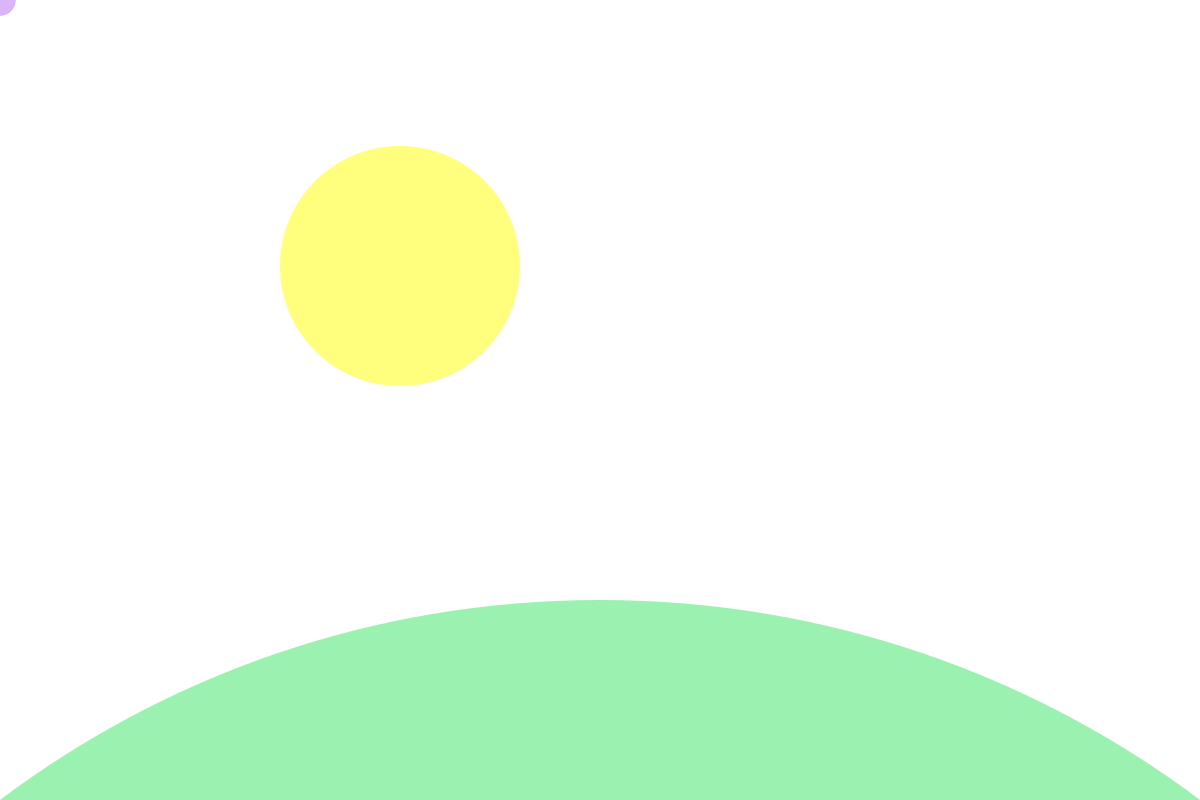
Frame 1 (no input)
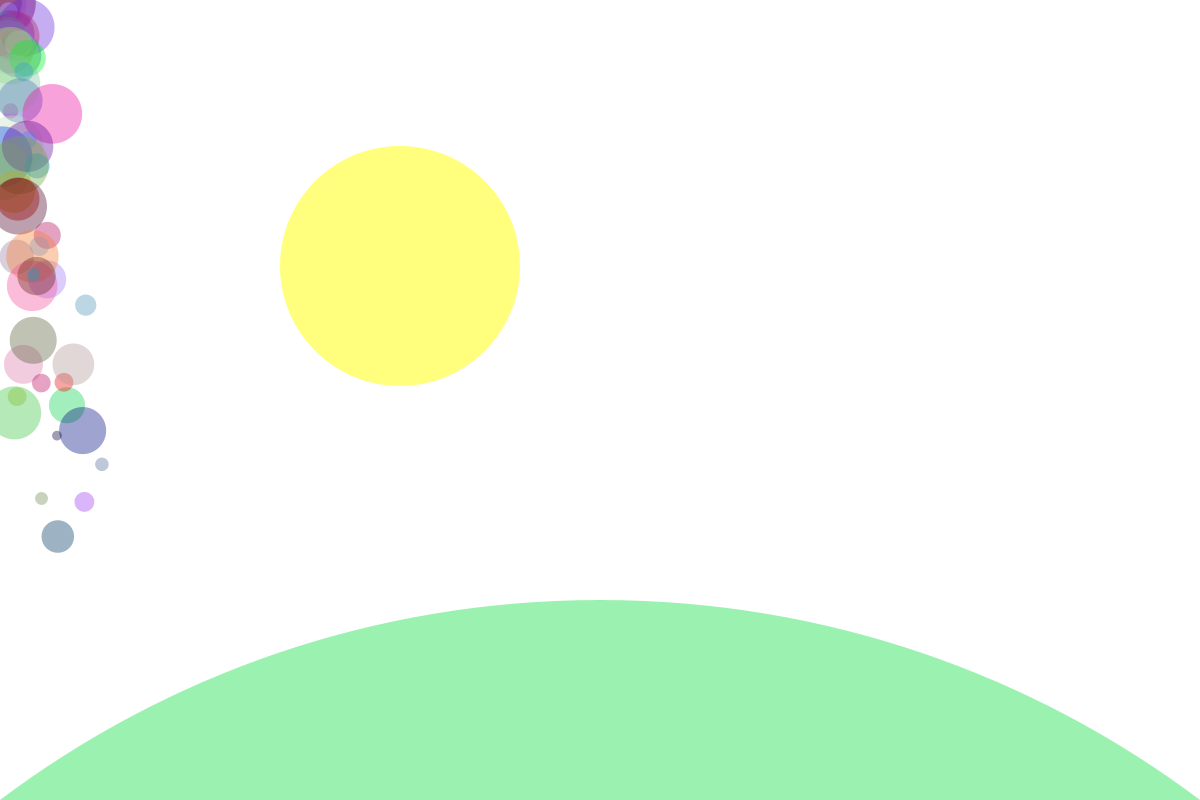
Frame 60 (the mouse pressed at the canvas centre just before this capture)
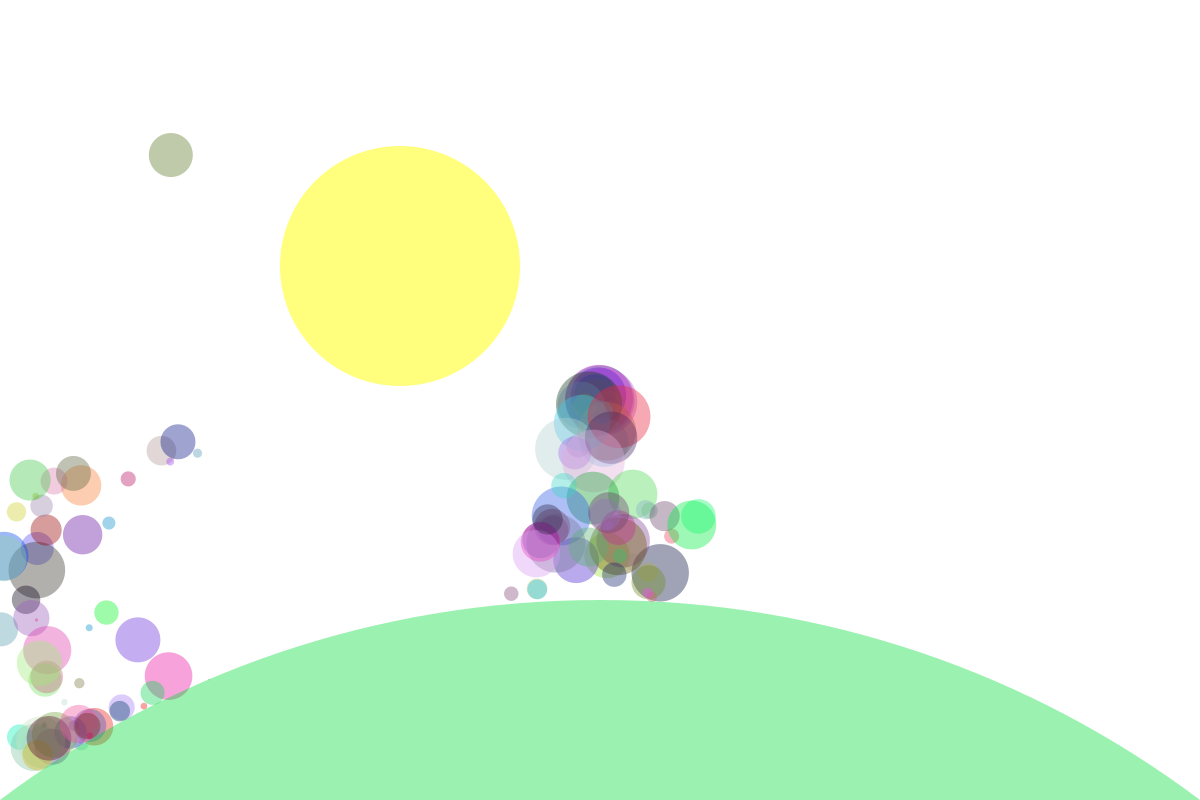
Frame 120 (the mouse held since frame 60 and released just before this capture)

The Processing sketch that drew these frames (run headless with seeded random() and noise(); from frame 60 on, the mouse is pressed at the canvas centre):

// Processing sketch: CodeWithMrGraphicDude
// ── CodeWithMrGraphicDude.pde
PVector g = new PVector(0, .3);
ArrayList<Particle> particles;

float mouseXPre, 
  mouseXDif, 
  mouseYPre, 
  mouseYDif, 
  groundEllipseX, 
  groundEllipseY, 
  groundEllipseD, 
  flyingEllipseX, 
  flyingEllipseY, 
  flyingEllipseD;

void setup() {
  size(1200, 800);

  groundEllipseX = width / 2;
  groundEllipseY = height * 2;
  groundEllipseD = height * 2.5;

  flyingEllipseX = width / 3;
  flyingEllipseY = height / 3;
  flyingEllipseD = height * 0.3;

  particles = new ArrayList<Particle>();
}

void draw() {
  background(255);

  mouseXDif = mouseXPre - mouseX;
  mouseYDif = mouseYPre - mouseY;
  mouseXPre = mouseX;
  mouseYPre = mouseY;

  particles.add(new Particle(mouseXDif, mouseYDif, (int)random(255), (int)random(255), (int)random(255), random(20, 70)));

  for (int i = particles.size()-1; i >= 0; i--) {
    particles.get(i).update();
    
    //Use if you want particles to interact with each other
    /*for (int o = 0; o != i && o <= particles.size(); o++) {
     if (dist(particles.get(i).pos.x, particles.get(i).pos.y, particles.get(o).pos.x, particles.get(o).pos.y) <= (particles.get(i).size / 2) + (particles.get(o).size / 2)) {
     
     particles.get(i).vel.y *= -0.6;
     particles.get(i).pos.y -= 1;
     }
     }*/

    if (particles.get(i).size < 0) {
      particles.remove(i);
    }
  }

  fill(0, 220, 50, 100);
  ellipse(groundEllipseX, groundEllipseY, groundEllipseD, groundEllipseD);

  fill(255, 255, 0, 130);
  ellipse(flyingEllipseX, flyingEllipseY, flyingEllipseD, flyingEllipseD);
}

// ── Particle.pde
class Particle {

  PVector pos, 
    vel;
  int life, 
    col1, 
    col2, 
    col3;
  float mouseXVel, 
    mouseYVel, 
    size;

  Particle(float mouseXVel_temp, float mouseYVel_temp, int col1_temp, int col2_temp, int col3_temp, float size_temp) {
    size = size_temp;
    col1 = col1_temp;
    col2 = col2_temp;
    col3 = col3_temp;
    mouseXVel = mouseXVel_temp;
    mouseYVel = mouseYVel_temp;

    this.pos = new PVector(mouseX, mouseY);
    this.vel = new PVector(random(-2, 2) - mouseXVel, random(-2, 2) - mouseYVel);
    this.life = 255;
  }

  void update() {
    size -= .2;
    if (size > 0) {
      fill(col1, col2, col3, 100);
      noStroke();
      ellipse(this.pos.x, this.pos.y, size, size);
    }

    if (dist(this.pos.x, this.pos.y, groundEllipseX, groundEllipseY) <= (this.size / 2) + (groundEllipseD / 2)) {
      this.vel.y *= -0.6;
      this.pos.y -= 1;
    }
    
    if (dist(this.pos.x, this.pos.y, flyingEllipseX, flyingEllipseY) <= (this.size / 2) + (flyingEllipseD / 2)) {
      
      float X = this.pos.x - flyingEllipseX;
      float Y = this.pos.y - flyingEllipseY;
      
      float angle = atan(X/Y);
      
      println("angle = "+angle);
      println("x = "+ cos(angle));
      println("y = "+ sin(angle));
      
      //this.vel.x += sin(angle) * this.vel.x * -1;
      //this.vel.y += cos(angle) * this.vel.y * -1;
      
      //WIP!!!
    }

    if (this.pos.x < 0) {
      this.pos.x = 1;
      this.vel.x *= -0.6;
    }
    
    if (this.pos.x > width) {
      this.pos.x = width - 1;
      this.vel.x *= -0.6;
    }

    if (this.pos.y < 0) {
      this.pos.y = 1;
      this.vel.y *= -0.2;
    }

    this.pos.add(this.vel);
    this.vel.add(g);
  }
}
